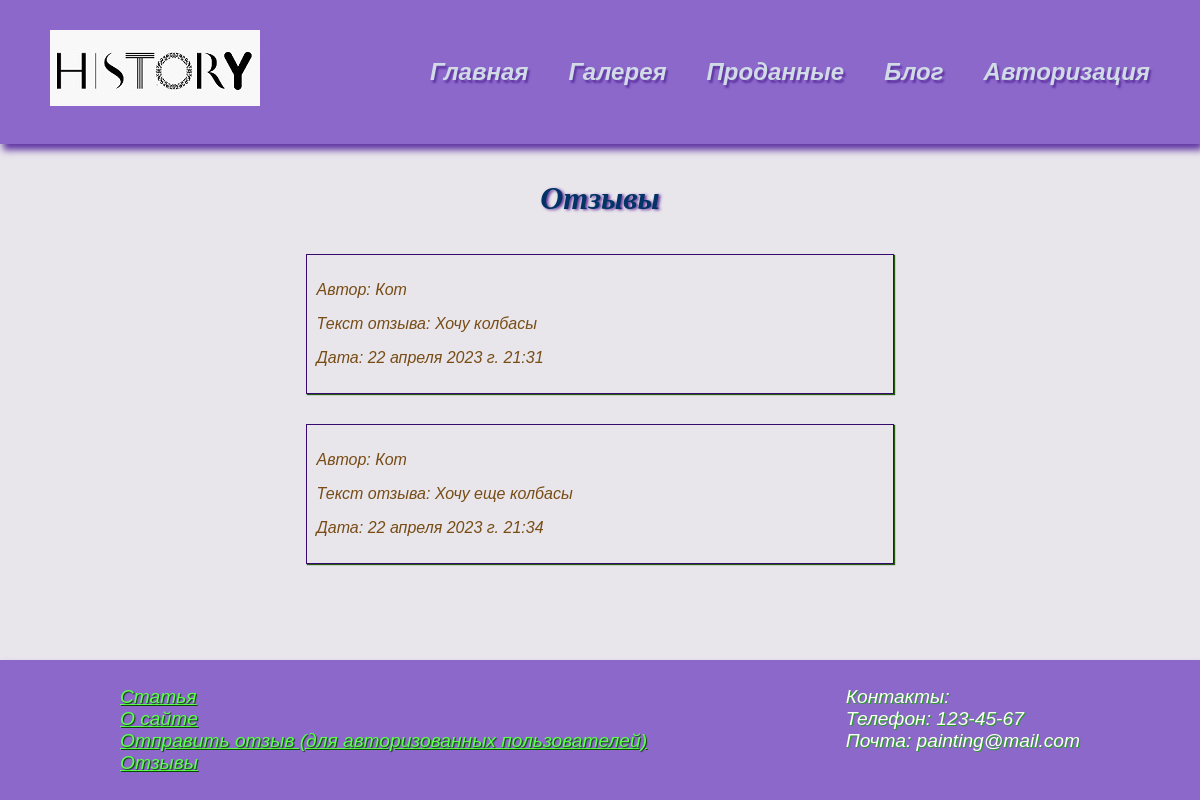
Page /feedbackall/ on the committed database.
### sorting/models.py (models this page shows, shortened)
class Feedbackall(models.Model):
    name         = models.CharField(max_length=100)
    text         = models.TextField(blank=True)
    created      = models.DateTimeField(auto_now_add=True)

### sorting/views.py (the view)
# urls.py: path('feedbackall/', views.feedbackall, name='feedbackall'),
def feedbackall(request):
    feedbacks = Feedbackall.objects.all()
    context = {'feedbacks': feedbacks}
    return render(request, 'sorting/feedbackall.html', context)

### sorting/templates/sorting/feedbackall.html
{% extends 'sorting/base.html' %}
{% load static %}
{% block content %}
<h2> Отзывы </h2>
<div class = 'block'>
    {% for feedback in feedbacks %}
    <div class = 'block1'>
                 <div class = 'text1'>
                        <p class ='text_about'>Автор: {{ feedback.name }}</p>
                        <p class ='text_about'> Текст отзыва: {{ feedback.text }}</p>
                        <p class ='text_about'> Дата: {{ feedback.created }}</p>
                 </div>
    </div>
    {% endfor %}
</div>
{% endblock %}

### sorting/static/css/ustyleone.css (style rules this page uses)
.block { align-items: left; color: #774d15; }
.text_about { font-size: medium; text-align: left; }
.text1 { align-items: left; color: #774d15; border: 1px solid rgb(54, 10, 110); width: 15cm; padding: 10px; }
h2 { color: #003366; font-size: xx-large; font-family: Cambria, Cochin, Georgia, Times, 'Times New Roman', serif; text-align: center; font-weight: 900; text-shadow: 2px 1px 3px rebeccapurple; }
.block { display: flex; max-width: 25cm; flex-wrap: wrap; justify-content: center; margin-bottom: 30px; padding: 10px; margin: 10px; }
.block1 { display: flex; max-width: 25cm; flex-wrap: wrap; justify-content: center; margin-bottom: 30px; box-shadow: #baa8ec; border: 1px#5a104a; box-shadow: 1px 1px 1px #255a10; }
body { min-height: 100vh; display: flex; flex-direction: column; padding: 0; margin: 0; background: #e8e5eb; font-family: 'Franklin Gothic Medium', 'Arial Narrow', Arial, sans-serif; font-style: italic; }

### rows in the picture
Feedbackall: name "Кот", text "Хочу колбасы", created "22 апреля 2023 г. 21:31"
Feedbackall: name "Кот", text "Хочу еще колбасы", created "22 апреля 2023 г. 21:34"
